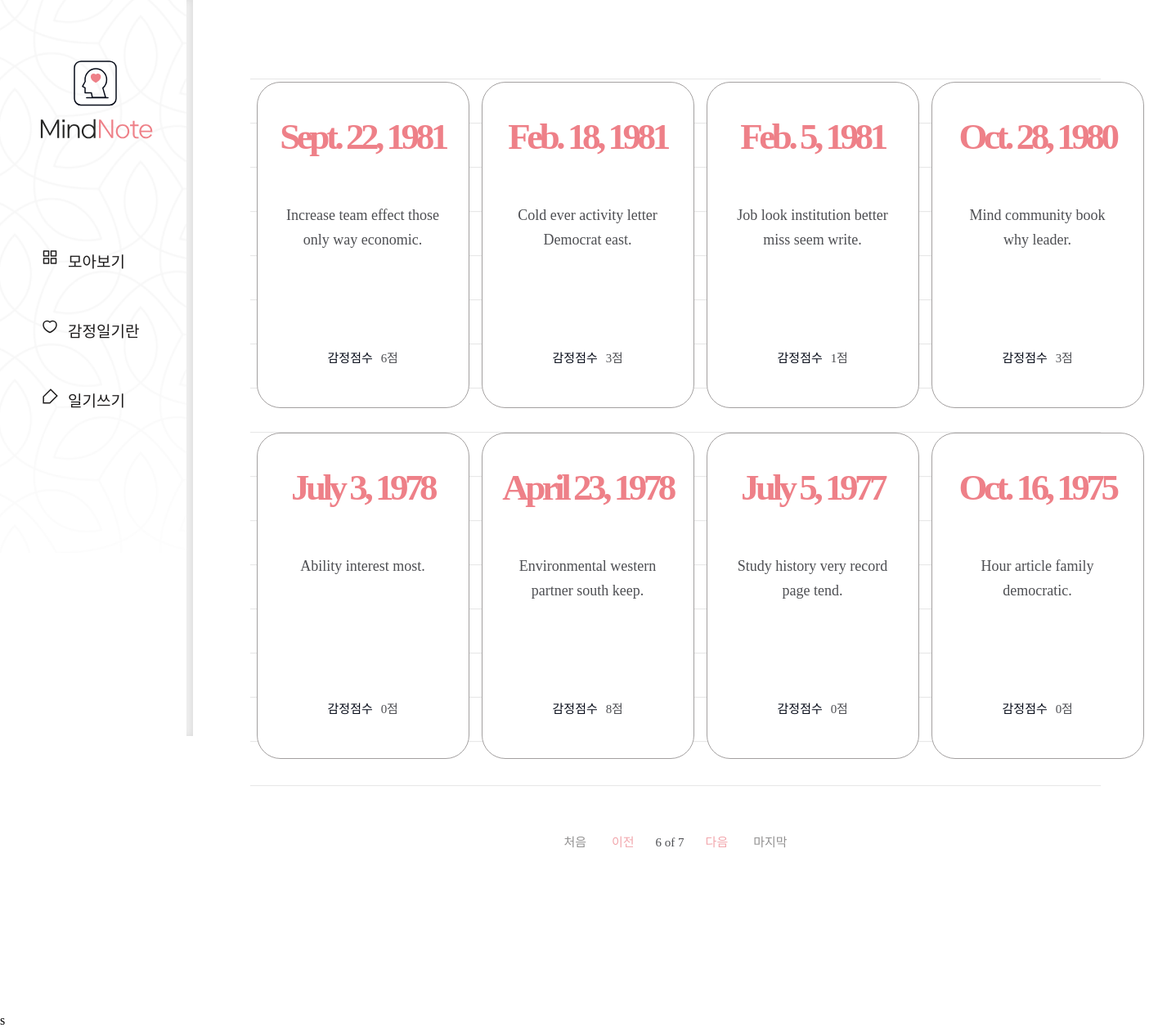
The page /diary/?page=6 on the database its author committed.
### diary/models.py (models this page shows, shortened)
class Page(models.Model):
    title = models.CharField(max_length=100, validators=[validate_no_hash])
    content = models.TextField(validators=[validate_no_hash])
    feeling = models.CharField(max_length=80, validators=[validate_no_number])
    score = models.IntegerField(validators=[validate_no_above10])
    dt_created = models.DateField()

### diary/views.py (the view)
# urls.py: path('diary/', views.PageListView.as_view(), name='page-list'),
class PageListView(ListView):
    model = Page
    template_name = 'diary/page_list.html'
    ordering = ['-dt_created']
    paginate_by = 8
    page_kwarg = 'page'

### diary/templates/diary/page_list.html (shortened to what this page needs)
{% extends './base.html' %}
{% load static %}
{% block content %}
{% if page_obj.object_list %}
    <div class="wrap-note">
        <div class="note">
            <div class="note-list">
                <ul>
                    {% for page in page_obj.object_list %}
                    <li>
                        <a href="{% url 'page-detail' page.id %}">
                            <div class="date">
                                <span>{{page.dt_created}}</span>
                            </div>
                            <h2>{{page.title}}</h2>
                            <div class="score">
                                <p>감정점수</p>
                                <span>{{page.score}}점</span>
                            </div>
                        </a>
                    </li>
                    {% endfor %}
                </ul>
            </div>
            <div class="paging">
                {% if page_obj.has_previous %}
                    <a href="?page=1" class="first">처음</a>
                    <a href="?page={{ page_obj.previous_page_number }}" class="prev">이전</a>
                {% endif %}
                <span class="page">
                    <p>{{page_obj.number}} of {{page_obj.paginator.num_pages}}</p>
                </span>
                {% if page_obj.has_next %}
                    <a href="?page={{page_obj.next_page_number}}" class="next">다음</a>
                    <a href="?page={{page_obj.paginator.num_pages}}" class="last">마지막</a>
                {% endif %}
        </div>
        </div>
    </div>
{% endif %}
{% endblock content %}

### diary/static/diary/css/styles.css (style rules this page uses)
h1,h2,h3,p,a,ul,li { margin: 0; padding: 0; font-family: 'NanumSquare'; list-style: none; text-decoration: none; outline: none; }
html { position: relative; min-height: 100%; margin: 0; }
body { margin: 0; padding: 0; -webkit-font-smoothing: antialiased; -moz-osx-font-smoothing: auto; }
.wrap-note .note { padding-left: 236px; padding-top: 50px; padding-bottom: 200px; }
.note-list { margin: 0 70px; padding-top: 50px; background: url(../image/note-bg.svg) repeat-x center/1535px 974px; }
.note-list ul { overflow: hidden; width: 1100px; margin: 0 auto; padding-bottom: 50px; }
.note-list ul li { float: left; width: 25%; padding-bottom: 30px; }
.note-list ul li a { display: block; width: 258px; height: 397px; margin: 0 auto; background: #fff; border: solid 1px #a3a0a0; border-radius: 29px; }
.note-list ul li a .date { margin-top: 40px; margin-bottom: 55px; text-align: center; }
.note-list ul li a .date span { display: block; font-family: 'NanumSquare'; color: #ee8088; font-weight: 700; font-size: 45px; letter-spacing: -4.47px; }
.note-list ul li a h2 { width: 196px; height: 150px; margin: 0 auto; font-family: 'NanumBarunpen'; color: #4e4f53; font-weight: normal; font-size: 18px; line-height: 1.67; text-align: center; }
.note-list ul li a .score { margin-top: 28px; text-align: center; }
.note-list ul li a .score p { display: inline-block; font-family: 'NanumSquare'; color: #060b18; font-size: 15px; }
.note-list ul li a .score span { padding-left: 6px; font-family: 'NanumBarunpen'; color: #4e4f53; font-size: 15px; letter-spacing: -0.29px; }
.paging { margin-top: 10px; text-align: center; }
.paging a { display: inline-block; font-family: 'NanumSquare'; font-size: 15px; }
.paging .first,.paging .last { color: #929191; }
.paging .first { margin-right: 27px; }
.paging .last { margin-left: 27px; }
.paging .prev,.paging .next { color: #f2a6ac; }
.paging span { display: inline-block; }
.paging span p { margin: 0 22px; font-family: 'NanumSquare'; color: #4e4f53; font-size: 15px; }

### rows shown on the page
Page: dt_created "Sept. 22, 1981", title "Increase team effect those only way economic.", score "6"
Page: dt_created "Feb. 18, 1981", title "Cold ever activity letter Democrat east.", score "3"
Page: dt_created "Feb. 5, 1981", title "Job look institution better miss seem write.", score "1"
Page: dt_created "Oct. 28, 1980", title "Mind community book why leader.", score "3"
Page: dt_created "July 3, 1978", title "Ability interest most.", score "0"
Page: dt_created "April 23, 1978", title "Environmental western partner south keep.", score "8"
Page: dt_created "July 5, 1977", title "Study history very record page tend.", score "0"
Page: dt_created "Oct. 16, 1975", title "Hour article family democratic.", score "0"

### other values the page prints
{{ page_obj.number }} "6"
{{ page_obj.paginator.num_pages }} "7"
